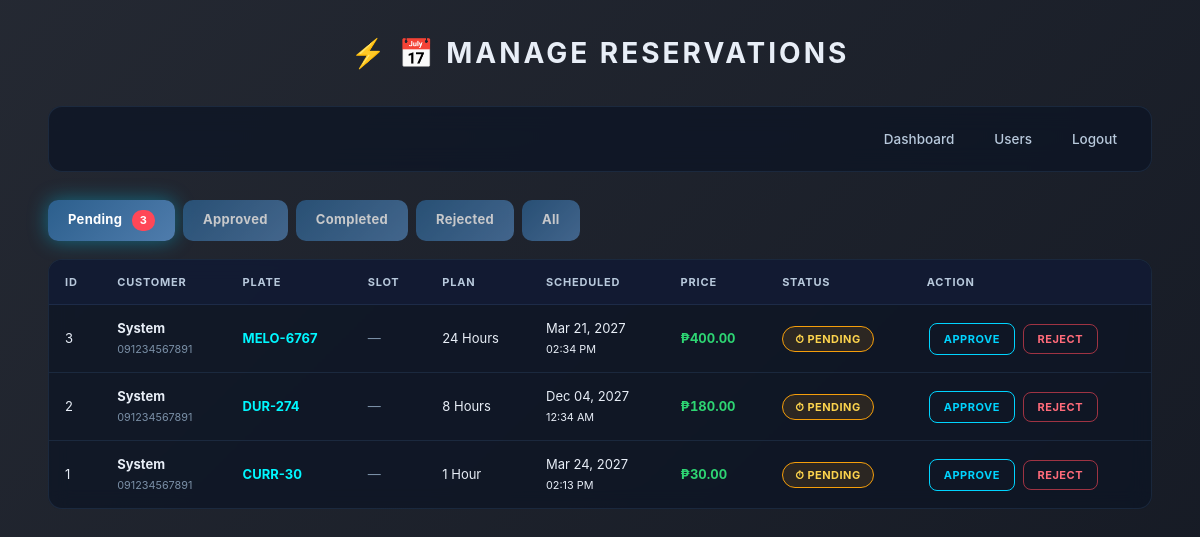
Screenshot of /admin/manage_reservations.php (signed in) with the database file from the repository.
### tables this page shows
CREATE TABLE `reservations` (
  `id` int(11) NOT NULL,
  `user_id` int(11) DEFAULT NULL,
  `vehicle_id` int(11) DEFAULT NULL,
  `plate_number` varchar(20) DEFAULT NULL,
  `slot_number` int(11) DEFAULT NULL,
  `checkin_code` varchar(20) DEFAULT NULL,
  `qr_token` varchar(64) DEFAULT NULL,
  `plan_name` varchar(50) DEFAULT NULL,
  `duration_hours` int(11) DEFAULT NULL,
  `reservation_date` date DEFAULT NULL,
  `reservation_time` time DEFAULT NULL,
  `price` decimal(10,2) DEFAULT NULL,
  `payment_method` varchar(30) DEFAULT NULL,
  `status` enum('pending','approved','rejected','completed','cancelled') DEFAULT 'pending',
  `admin_note` text DEFAULT NULL,
  `approved_at` datetime DEFAULT NULL,
  `approved_by` varchar(50) DEFAULT NULL,
  `checked_in_at` datetime DEFAULT NULL,
  `rejected_at` datetime DEFAULT NULL,
  `rejected_reason` varchar(255) DEFAULT NULL,
  `expiry_at` datetime DEFAULT NULL,
  `created_at` timestamp NOT NULL DEFAULT current_timestamp()
);

CREATE TABLE `users` (
  `id` int(11) NOT NULL,
  `fullname` varchar(100) DEFAULT NULL,
  `email` varchar(100) DEFAULT NULL,
  `phone` varchar(20) DEFAULT NULL,
  `username` varchar(50) DEFAULT NULL,
  `password` varchar(255) DEFAULT NULL,
  `role` enum('admin','user') DEFAULT 'user',
  `status` enum('active','banned') DEFAULT 'active',
  `created_at` timestamp NOT NULL DEFAULT current_timestamp()
);

### admin/manage_reservations.php (the view, shortened to what this page needs)
<?php
include "../db.php";
mysqli_query($conn, "
    UPDATE reservations
    SET status='rejected',
        rejected_at=NOW(),
        rejected_reason='Auto-rejected: No-show (30 min late)',
        slot_number=NULL
    WHERE status='approved'
      AND CONCAT(reservation_date, ' ', reservation_time) < DATE_SUB(NOW(), INTERVAL 30 MINUTE)
");
$filter = isset($_GET['filter']) ? mysqli_real_escape_string($conn, $_GET['filter']) : 'pending';
$whereClause = $filter === 'all' ? "" : "WHERE r.status='$filter'";
$reservations = mysqli_query($conn, "
    SELECT r.*, u.fullname, u.email, u.phone
    FROM reservations r
    LEFT JOIN users u ON r.user_id = u.id
    $whereClause
    ORDER BY
        CASE r.status
            WHEN 'pending' THEN 1
            WHEN 'approved' THEN 2
            WHEN 'completed' THEN 3
            ELSE 4
        END,
        r.created_at DESC
");
$counts = [];
foreach(['pending', 'approved', 'rejected', 'completed'] as $st){
    $cq = mysqli_query($conn, "SELECT COUNT(*) AS cnt FROM reservations WHERE status='$st'");
    $counts[$st] = mysqli_fetch_assoc($cq)['cnt'];
}
?>
<!DOCTYPE html>
<html>
<head>
    <link rel="stylesheet" href="style.css">
    <link rel="stylesheet" href="https://cdnjs.cloudflare.com/ajax/libs/font-awesome/6.0.0-beta3/css/all.min.css">
</head>
<body>
<div class="container">
    <h1 class="title">📅 MANAGE RESERVATIONS</h1>
    <div class="nav">
        <a href="index.php">Dashboard</a>
        <a href="manage_users.php">Users</a>
        <a href="logout.php">Logout</a>
    </div>
    <div class="filter-buttons">
        <a href="?filter=pending" class="addbtn <?php echo $filter==='pending'?'active':''; ?>">
            Pending <?php if($counts['pending'] > 0): ?><span class="badge-count"><?php echo $counts['pending']; ?></span><?php endif; ?>
        </a>
        <a href="?filter=approved" class="addbtn <?php echo $filter==='approved'?'active':''; ?>">
            Approved <?php if($counts['approved'] > 0): ?><span class="badge-count"><?php echo $counts['approved']; ?></span><?php endif; ?>
        </a>
        <a href="?filter=completed" class="addbtn <?php echo $filter==='completed'?'active':''; ?>">
            Completed
        </a>
        <a href="?filter=rejected" class="addbtn <?php echo $filter==='rejected'?'active':''; ?>">
            Rejected
        </a>
        <a href="?filter=all" class="addbtn <?php echo $filter==='all'?'active':''; ?>">
            All
        </a>
    </div>
    <div class="table-container">
        <table>
            <thead>
                <tr>
                    <th>ID</th>
                    <th>Customer</th>
                    <th>Plate</th>
                    <th>Slot</th>
                    <th>Plan</th>
                    <th>Scheduled</th>
                    <th>Price</th>
                    <th>Status</th>
                    <th>Action</th>
                </tr>
            </thead>
            <tbody>
                <?php if(mysqli_num_rows($reservations) > 0): ?>
                    <?php while($r = mysqli_fetch_assoc($reservations)):
                    ?>
                    <tr>
                        <td><?php echo $r['id']; ?></td>
                        <td>
                            <strong><?php echo htmlspecialchars($r['fullname'] ?? 'Unknown'); ?></strong><br>
                            <small style="color:#7a8fa6;"><?php echo htmlspecialchars($r['phone'] ?? ''); ?></small>
                        </td>
                        <td><strong style="color:#00f7ff;"><?php echo htmlspecialchars($r['plate_number']); ?></strong></td>
                        <td>
                            <?php if($r['slot_number']): ?>
                                <span class="slot-badge">#<?php echo $r['slot_number']; ?></span>
                            <?php else: ?>
                                <span style="color:#7a8fa6;">—</span>
                            <?php endif; ?>
                        </td>
                        <td><?php echo htmlspecialchars($r['plan_name']); ?></td>
                        <td>
                            <?php echo date('M d, Y', strtotime($r['reservation_date'])); ?><br>
                            <small><?php echo date('h:i A', strtotime($r['reservation_time'])); ?></small>
                        </td>
                        <td class="amount">₱<?php echo number_format($r['price'], 2); ?></td>
                        <td>
                            <?php
                            $badges = [
                                'pending' => ['badge-pending', 'Pending'],
                                'approved' => ['badge-approved', 'Approved'],
                                'rejected' => ['badge-rejected', 'Rejected'],
                                'completed' => ['badge-completed', 'Completed'],
                                'cancelled' => ['badge-rejected', 'Cancelled']
                            ];
                            $badge = $badges[$r['status']] ?? ['badge-pending', 'Unknown'];
                            ?>
                            <span class="<?php echo $badge[0]; ?>"><?php echo $badge[1]; ?></span>
                        </td>
                        <td>
                            <?php if($r['status'] == 'pending'): ?>
                                <a class="editbtn" href="?approve=<?php echo $r['id']; ?>" onclick="return confirm('Approve this reservation? A slot will be auto-assigned.');">Approve</a>
                                <button class="exitbtn" onclick="rejectRes(<?php echo $r['id']; ?>)">Reject</button>
                            <?php elseif($r['status'] == 'approved'): ?>
                                <a class="editbtn" href="?complete=<?php echo $r['id']; ?>" onclick="return confirm('Check in this customer?');">Check-in</a>
                            <?php elseif($r['status'] == 'completed'): ?>
                                <span style="color:#2ed573;font-size:12px;"><i class="fas fa-check"></i> Done</span>
                            <?php else: ?>
                                <span style="color:#7a8fa6;">—</span>
                            <?php endif; ?>
                        </td>
                    </tr>
                    <?php endwhile; ?>
                <?php else: ?>
                    <tr><td colspan="9" style="text-align:center;padding:40px;color:#4a5568;">No reservations found</td></tr>
                <?php endif; ?>
            </tbody>
        </table>
    </div>
</div>
</body>
</html>

### rows the page displays
reservations: id "3", user.fullname "System", user.phone "091234567891", plate_number "MELO-6767", plan_name "24 Hours", reservation_date "Mar 21, 2027", reservation_time "02:34 PM", price "400.00", status "PENDING"
reservations: id "2", user.fullname "System", user.phone "091234567891", plate_number "DUR-274", plan_name "8 Hours", reservation_date "Dec 04, 2027", reservation_time "12:34 AM", price "180.00", status "PENDING"
reservations: id "1", user.fullname "System", user.phone "091234567891", plate_number "CURR-30", plan_name "1 Hour", reservation_date "Mar 24, 2027", reservation_time "02:13 PM", price "30.00", status "PENDING"

### other values shown
$counts['pending'] "3"
